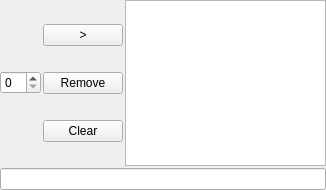
<?xml version="1.0" encoding="UTF-8"?>
<ui version="4.0">
 <class>Form</class>
 <widget class="QWidget" name="Form">
  <property name="geometry">
   <rect>
    <x>0</x>
    <y>0</y>
    <width>326</width>
    <height>190</height>
   </rect>
  </property>
  <property name="windowTitle">
   <string>Form</string>
  </property>
  <layout class="QHBoxLayout" name="horizontalLayout">
   <property name="spacing">
    <number>2</number>
   </property>
   <property name="leftMargin">
    <number>0</number>
   </property>
   <property name="topMargin">
    <number>0</number>
   </property>
   <property name="rightMargin">
    <number>0</number>
   </property>
   <property name="bottomMargin">
    <number>0</number>
   </property>
   <item>
    <layout class="QVBoxLayout" name="verticalLayout_1">
     <item>
      <layout class="QHBoxLayout" name="horizontalLayout_2">
       <item>
        <layout class="QVBoxLayout" name="verticalLayout_3">
         <item>
          <widget class="QSpinBox" name="sbInt"/>
         </item>
        </layout>
       </item>
       <item>
        <layout class="QVBoxLayout" name="verticalLayout">
         <item>
          <widget class="QPushButton" name="pbRight">
           <property name="text">
            <string>&gt;</string>
           </property>
          </widget>
         </item>
         <item>
          <widget class="QPushButton" name="pbRemove">
           <property name="text">
            <string>Remove</string>
           </property>
          </widget>
         </item>
         <item>
          <widget class="QPushButton" name="pbClear">
           <property name="text">
            <string>Clear</string>
           </property>
          </widget>
         </item>
        </layout>
       </item>
       <item>
        <widget class="QListWidget" name="listDest"/>
       </item>
      </layout>
     </item>
     <item>
      <widget class="QLineEdit" name="lineEdit"/>
     </item>
    </layout>
   </item>
  </layout>
 </widget>
 <resources/>
 <connections/>
</ui>
